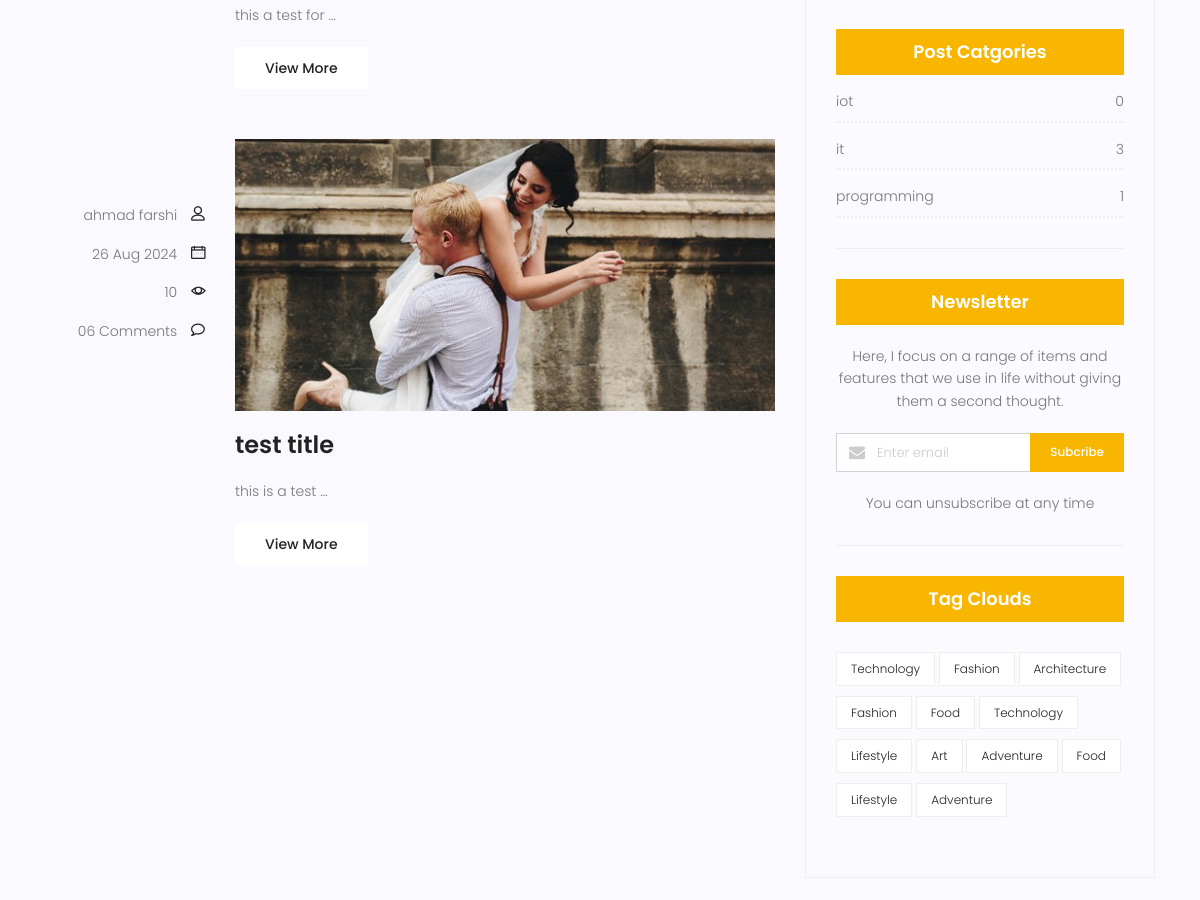
Page /blog/search/ (middle part) on the earlier database version.
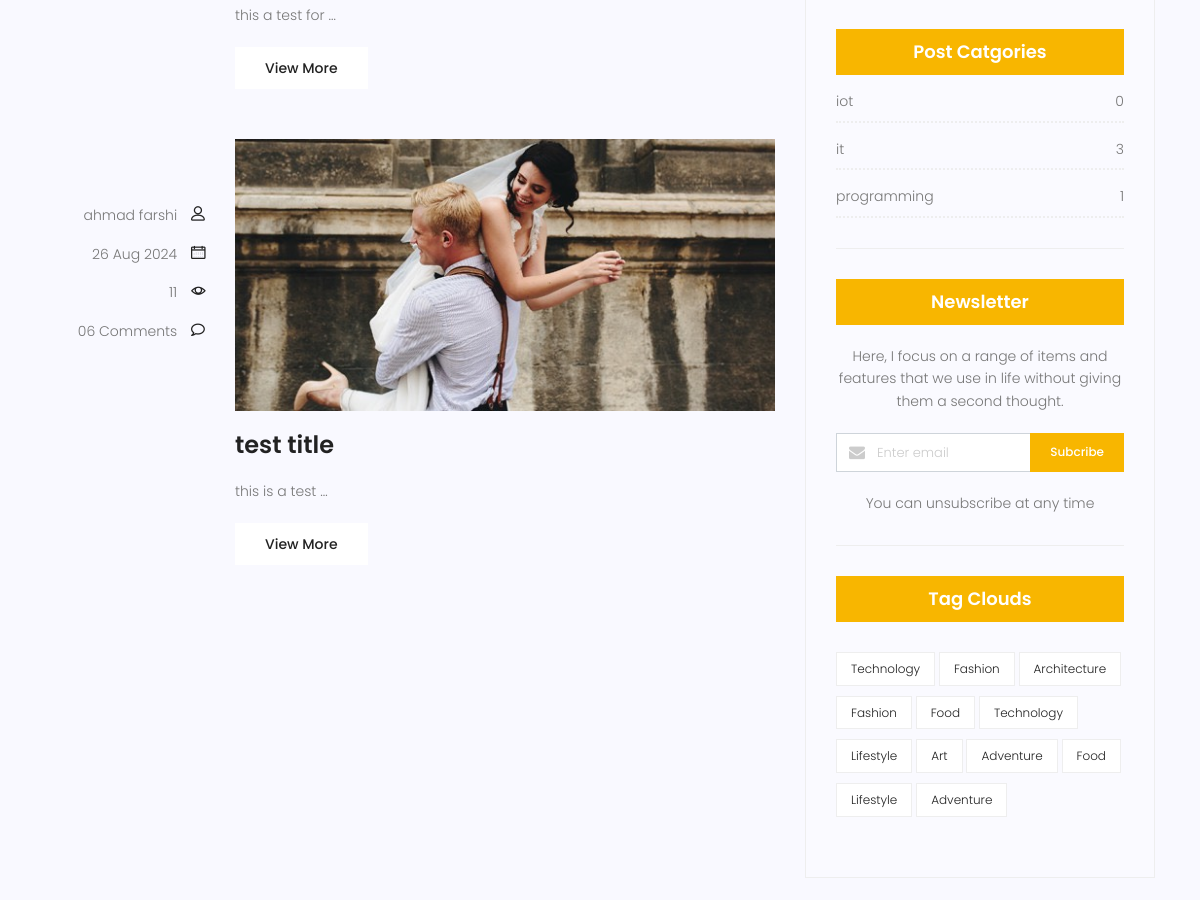
Same page on the later database version.
### blog/models.py (models this page shows, shortened)
class Post(models.Model):
    title = models.CharField(max_length=250)
    content = models.TextField()
    category = models.ManyToManyField(Category)
    author = models.ForeignKey(User, on_delete=models.SET_NULL, null=True)
    image = models.ImageField(upload_to='blog/', default='blog/default.jpg' )
    counted_views = models.IntegerField(default=0)
    status = models.BooleanField(default=False)
    created_date = models.DateTimeField(auto_now_add=True)
    updated_date = models.DateTimeField(auto_now=True)
    published_date = models.DateTimeField(null=True)
    class Meta:
        ordering = ['-created_date']

### blog/views.py (the view)
# urls.py: path('search/', blog_search, name='search'),
def blog_search(request):
    current_time = timezone.now()
    posts = Post.objects.filter(status=True)
    if request.method == 'GET':
        print(request.GET.get('s'))
    posts = posts.exclude(published_date__gt=current_time)
    if s := request.GET.get('s'):
        posts = posts.filter(content__contains=s)
    context = {'posts': posts}
    return render(request, 'blog/blog-home.html', context)

### blog/models.py (called while the page is built)
    def __str__(self):
        return self.name

### blog/templatetags/blog-tags.py (called while the page is built)
@register.inclusion_tag('blog/blog-categories.html')
def post_categories():
    posts = Post.objects.filter(status=1)
    categories = Category.objects.all()
    cat_dict = {}
    for name in categories:
        cat_dict[name] = posts.filter(category=name).count()
    return {'categories': cat_dict}

### templates/blog/blog-home.html (shortened to what this page needs)
{% extends  'base.html'     %}
{% load static %}
{% load blog-tags %}
{% block content %}
			<section class="post-content-area">
				<div class="container">
					<div class="row">
						<div class="col-lg-8 posts-list">
							{% for post in posts %}
							<div class="single-post row">
								<div class="col-lg-3  col-md-3 meta-details">
									<div class="user-details row">
										<p class="user-name col-lg-12 col-md-12 col-6"><a href="{% url 'author' author_username=post.author.username %}">{{post.author.get_full_name}}</a> <span class="lnr lnr-user"></span></p>
										<p class="date col-lg-12 col-md-12 col-6"><a href="#">{{post.published_date |date:"d M Y"}}</a> <span class="lnr lnr-calendar-full"></span></p>
										<p class="view col-lg-12 col-md-12 col-6"><a href="#">{{post.counted_views}}</a> <span class="lnr lnr-eye"></span></p>
										<p class="comments col-lg-12 col-md-12 col-6"><a href="#">06 Comments</a> <span class="lnr lnr-bubble"></span></p>
									</div>
								</div>
								<div class="col-lg-9 col-md-9 ">
									<div class="feature-img">
										<img class="img-fluid" src="{{ post.image.url}}" alt="">
									</div>
									<a class="posts-title" href="{% url 'single' pid=post.id %}"><h3>{{post.title}}</h3></a>
									<p class="excert">
										{{post.content |truncatewords:4}}
									</p>
									<a href="{% url 'single' pid=post.id %}" class="primary-btn">View More</a>
								</div>
							</div>
							{% endfor %}
		                    <nav class="blog-pagination justify-content-center d-flex">
		                    </nav>
						</div>
						<div class="col-lg-4 sidebar-widgets">
							<div class="widget-wrap">
								{% post_categories %}
								<div class="single-sidebar-widget newsletter-widget">
									<h4 class="newsletter-title">Newsletter</h4>
									<p>
										Here, I focus on a range of items and features that we use in life without
										giving them a second thought.
									</p>
									<div class="form-group d-flex flex-row">
									   <div class="col-autos">
									      <div class="input-group">
									        <div class="input-group-prepend">
									          <div class="input-group-text"><i class="fa fa-envelope" aria-hidden="true"></i>
											</div>
									        </div>
									        <input type="text" class="form-control" id="inlineFormInputGroup" placeholder="Enter email" onfocus="this.placeholder = ''" onblur="this.placeholder = 'Enter email'" >
									      </div>
									    </div>
									    <a href="#" class="bbtns">Subcribe</a>
									</div>
									<p class="text-bottom">
										You can unsubscribe at any time
									</p>
								</div>
								<div class="single-sidebar-widget tag-cloud-widget">
									<h4 class="tagcloud-title">Tag Clouds</h4>
									<ul>
										<li><a href="#">Technology</a></li>
										<li><a href="#">Fashion</a></li>
										<li><a href="#">Architecture</a></li>
										<li><a href="#">Fashion</a></li>
										<li><a href="#">Food</a></li>
										<li><a href="#">Technology</a></li>
										<li><a href="#">Lifestyle</a></li>
										<li><a href="#">Art</a></li>
										<li><a href="#">Adventure</a></li>
										<li><a href="#">Food</a></li>
										<li><a href="#">Lifestyle</a></li>
										<li><a href="#">Adventure</a></li>
									</ul>
								</div>
							</div>
						</div>
					</div>
				</div>
			</section>
{% endblock %}

Differences in the rows shown:
changed Post "test title": counted_views "10" → "11"
